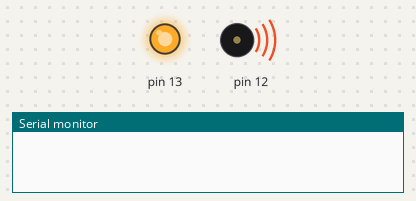
Recording of a sketch running on a simulated Arduino Uno, built with avr-gcc and run on an emulated ATmega328P. Shown: output pins drawn as LEDs (lit = HIGH), buzzer (waves = sounding), the last lines printed to the serial monitor. At 6.0 s the program stops and its outputs stay as they are.

Above: at 0.1 s.
At 1.1 s:
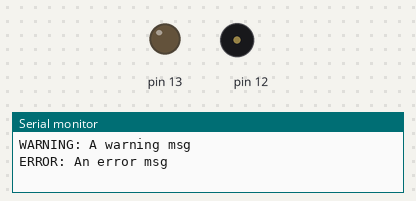
At 5.9 s:
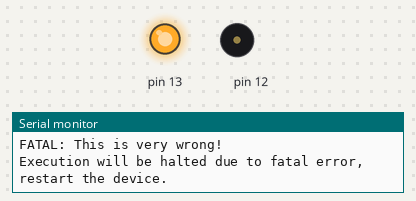
Timing chart, 0 to 7.4 s (numbered marks = the images above):
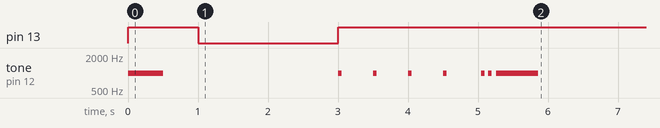

Measured:
- by itself, pin 13: LOW → HIGH at 0.00 s, → LOW 1.0 s later, → HIGH 2.0 s later
- by itself, tone on pin 12: plays 1000 Hz for 0.50 s, 1000 Hz for 0.05 s, 1000 Hz for 0.05 s, 1000 Hz for 0.05 s, 1000 Hz for 0.05 s, 1000 Hz for 0.05 s … (8 notes in this stretch)

The sketch:

main.ino
```cpp
//~ This is just an example demonstration of the ErrorLogger class.

#include "ErrorLogger.h"

ErrorLogger ELog(13, 12); // Create the ErrorLogger object with an LED in pin 13 to indicate when it has occured an error.

void setup() {
	Serial.begin(9600);
}

void loop() {
	ELog.new_error(Error(WARNING, "A warning msg"));
	ELog.new_error(Error(ERROR, "An error msg"));
	for (int i = 0; i<5; i++) { // Report errors one by one in the order they occured.
		delay(500);
		ELog.report_first_error();
	}
	for (int i = 0; i<5; i++) { // See what happens if there are many errors.
		delay(500);
		ELog.new_error(Error(WARNING, "I cannot store that much warnings!"));
	}
	ELog.report_first_error();
	ELog.new_error(Error(WARNING, "Just a warning"));
	ELog.report_all_errors();
	ELog.new_error(Error(WARNING, "Just a warning"));
	ELog.new_error(Error(ERROR, "Just an error"));
	ELog.new_error(Error(FATAL, "This is very wrong!")); // Fatal error!!
	Serial.println("This will never be printed due to the fatal error");
}
```

ErrorLogger.cpp
```cpp
#include "ErrorLogger.h"

void _warning_sound_(int pin) {
	tone(pin, 1000, 50);
}

void _error_sound_(int pin) {
	tone(pin, 1000, 500);
}

void _fatal_sound_(int pin) {
	tone(pin, 1000, 1000);
}

void _play_sound_alarm_(error_severity_t severity, int pin) {
	if (pin < 0)
		return;
	switch (severity) {
		case NO_ERROR: return;
		case WARNING: _warning_sound_(pin); break;
		case ERROR: _error_sound_(pin); break;
		case FATAL: _fatal_sound_(pin); break;
		default: return;
	}
}

Error::Error() {
	this-> severity = NO_ERROR;
	this-> msg_length = 0;
}

Error::Error(const Error & err) {
	this->severity = err.severity;
	unsigned int i=0;
	while (err.msg[i] != '\0') {
		this->msg[i] = err.msg[i];
		if (++i == MAX_ERROR_MSG_LENGTH) break;
	}
	this->msg_length = i;
}

Error::Error(error_severity_t _severity, char * _msg) {
	this->severity = _severity;
	unsigned int i=0;
	while (_msg[i] != '\0') {
		this->msg[i] = _msg[i];
		if (++i == MAX_ERROR_MSG_LENGTH) break;
	}
	this->msg_length = i;
}

void Error::report_serial() {
	switch (this->severity) {
		case NO_ERROR: return;
		case WARNING: Serial.print(F("WARNING: ")); break;
		case ERROR: Serial.print(F("ERROR: ")); break;
		case FATAL: Serial.print(F("FATAL: ")); break;
		default: return;
	}
	for (int i=0; i<this->msg_length; i++)
		Serial.print(this->msg[i]);
	Serial.print(LINE_TERMINATION);
	if (this->severity == FATAL) {
		Serial.print(F("Execution will be halted due to fatal error, restart the device."));
		Serial.print(LINE_TERMINATION);
		while (true);
	}
}

error_severity_t Error::get_severity(void) {
	return this->severity;
}

ErrorLogger::ErrorLogger(void) {
	this->error_led_pin = -1;
	this->buzzer_pin = -1;
	this->n_errors = 0;
}

ErrorLogger::ErrorLogger(int error_led_pin) {
	this->error_led_pin = error_led_pin;
	this->buzzer_pin = -1;
	pinMode(error_led_pin, OUTPUT);
	this->n_errors = 0;
}

ErrorLogger::ErrorLogger(int error_led_pin, int buzzer_pin) {
	this->error_led_pin = error_led_pin;
	this->buzzer_pin = buzzer_pin;
	pinMode(error_led_pin, OUTPUT);
	pinMode(buzzer_pin, OUTPUT);
	this->n_errors = 0;
}

void ErrorLogger::new_error(const Error & error) {
	_play_sound_alarm_(error.get_severity(), this->buzzer_pin);
	if (error.get_severity() == FATAL)
		this->report_all_errors();
	if (this->n_errors < MAX_ERROR_LOGS) {
		this->errors[this->n_errors] = error;
		this->n_errors += 1;
	} else {
		Serial.print(F(ERROR_LOGGER_MSG_HEADDER));
		Serial.print(F("Error logger is full, cannot log the following error: "));
		error.report_serial();
	}
	if (this->error_led_pin >= 0) digitalWrite(error_led_pin, HIGH);
}

void ErrorLogger::report_first_error() {
	if (this->n_errors > 0) {
		this->errors[0].report_serial();
		for (int i=1; i < this->n_errors; i++)
			this->errors[i-1] = this->errors[i];
		this->n_errors -= 1;
	} else {
		Serial.print(F(ERROR_LOGGER_MSG_HEADDER));
		Serial.print(F("Empty, no errors"));
		Serial.print(LINE_TERMINATION);
	}
	if (this->n_errors == 0)
		if (this->error_led_pin >= 0) digitalWrite(error_led_pin, LOW);
}

void ErrorLogger::report_all_errors() {
	while (this->n_errors > 0)
		this->report_first_error();
}
```

ErrorLogger.h
```cpp
#ifndef _STATUS_H_
#define _STATUS_H_

#include <Arduino.h>

#define MAX_ERROR_LOGS 3
#define MAX_ERROR_MSG_LENGTH 40
#define LINE_TERMINATION '\n'
#define ERROR_LOGGER_MSG_HEADDER "ErrorLogger: "

typedef enum {
	NO_ERROR, // Used internally, you shouldn't need to use NO_ERROR
	WARNING, // Use WARNING when there is something wrong but your device can still keep working
	ERROR, // Use ERROR when the problem needs human attention
	FATAL // Use FATAL if the problem is so severe that your device has to take an aborting action (not yet implemented)
} error_severity_t;

class Error {
private:
	error_severity_t severity;
	char msg[MAX_ERROR_MSG_LENGTH];
	unsigned int msg_length;
public:
	Error();
	Error(const Error & err);
	Error(error_severity_t _severity, char * _msg); // Use this to create errors
	void report_serial(); // Reports the error through the serial port
	error_severity_t get_severity(void);
};

class ErrorLogger {
private:
	Error errors[MAX_ERROR_LOGS];
	int error_led_pin;
	int buzzer_pin;
	unsigned int n_errors;
public:
	ErrorLogger();
	ErrorLogger(int error_led_pin); // In this case an LED is turned on if there is any error in the ErrorLogger
	ErrorLogger(int error_led_pin, int error_buzzer_pin); // This mode also allows a buzzer
	void new_error(const Error & error); // Use this to add an error to the ErrorLogger
	void report_first_error(); // Errors are stored in a FIFO array
	void report_all_errors();
};

#endif
```
